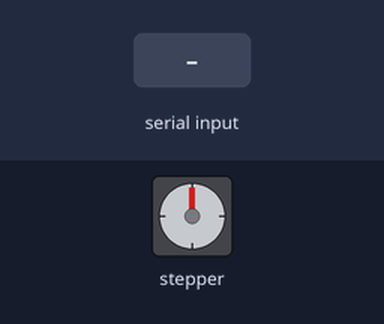
Simulated run of this sketch. Board: Arduino Uno, built with avr-gcc and run on an emulated ATmega328P. Parts: stepper motor. The inputs (shaded band) are chosen by the test bench. Stepper angles assume 2048 steps per turn.

Above: at 1.2 s.
1.3 s: "L" received over Serial
At 1.9 s:
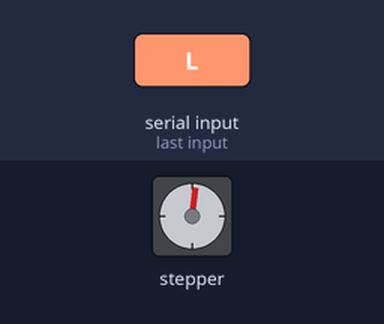
2.9 s: "R" received over Serial
At 4.2 s:
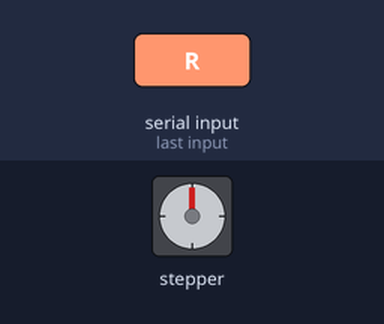
4.5 s: "R" received over Serial
At 5.5 s:
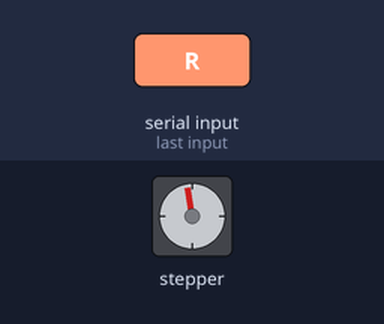
Timing chart, 0 to 7.5 s (numbered marks = the images above; inputs shaded):
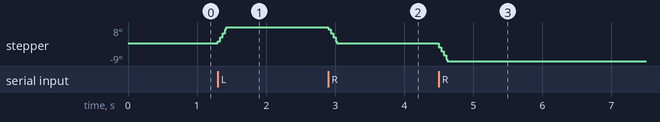

The sketch:

face_motor.ino
```cpp
#include <Stepper.h>

#define STEPS 2048  // Number of steps per revolution for 28BYJ-48 motor
Stepper stepper(STEPS, 8, 10, 9, 11);

void setup() {
  Serial.begin(9600);
  stepper.setSpeed(10);  // RPM speed
}

void loop() {
  if (Serial.available() > 0) {
    char command = Serial.read();

    if (command == 'L') {      // Move Left
      stepper.step(50);
    }
    else if (command == 'R') { // Move Right
      stepper.step(-50);
    }
  }
}
```
